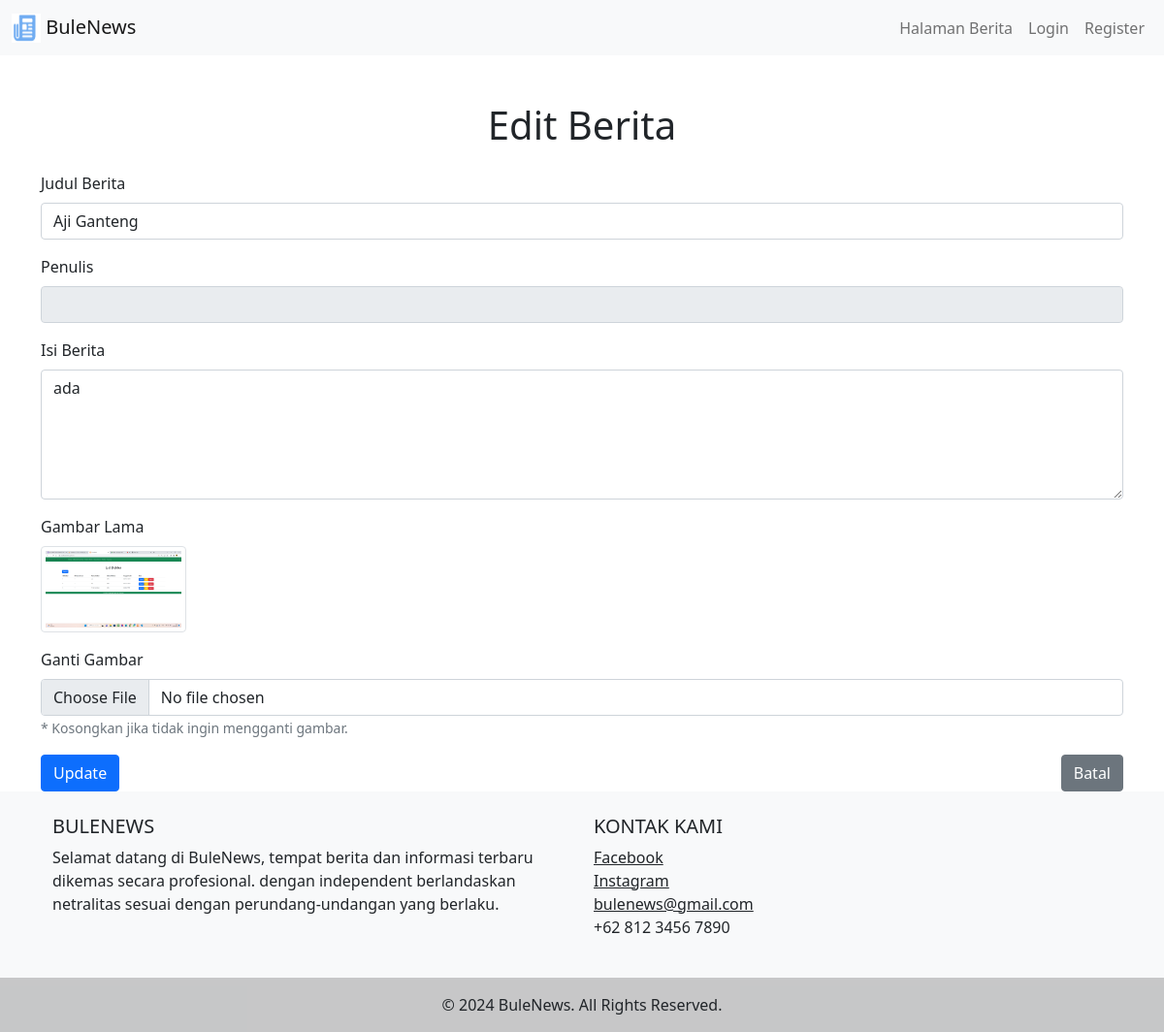
The page /edit_berita.php?kdberita=7 on the database its author committed.
### tables this page shows
CREATE TABLE `tbberita` (
  `nomor` int NOT NULL,
  `judul` varchar(255) NOT NULL,
  `isiberita` text NOT NULL,
  `gambar` varchar(100) DEFAULT NULL,
  `id_pengguna` int NOT NULL,
  `tanggal_dibuat` datetime DEFAULT CURRENT_TIMESTAMP,
  `penulis` varchar(100) NOT NULL
);

### edit_berita.php (the view, shortened to what this page needs)
<?php
include "layout/navbar.php";
include "koneksi.php";
$id = $_GET['kdberita'];
$edit=mysqli_query($koneksi,"select * from tbberita where nomor='$id'");
$r=mysqli_fetch_array($edit);
?>
<div class="container mt-5">
    <h1 class="text-center mb-4">Edit Berita</h1>
    <form method="post" action="update_berita.php" enctype="multipart/form-data">
        <div class="mb-3">
            <label for="judul" class="form-label">Judul Berita</label>
            <input type="text" name="judul" id="judul" class="form-control" value="<?php echo $r['judul']; ?>" required>
        </div>
        <div class="mb-3">
            <label for="penulis" class="form-label">Penulis</label>
            <input type="text" name="penulis" id="penulis" class="form-control" value=" <?php echo htmlspecialchars($_SESSION['nama_pengguna']); ?>" readonly>
        </div>
        <div class="mb-3">
            <label for="isiberita" class="form-label">Isi Berita</label>
            <textarea name="isiberita" id="isiberita" rows="5" class="form-control" required><?php echo $r['isiberita']; ?></textarea>
        </div>
        <div class="mb-3">
            <label class="form-label">Gambar Lama</label><br>
            <img src="foto_berita/<?php echo $r['gambar']; ?>" alt="Gambar Berita" class="img-thumbnail" width="150">
        </div>
        <div class="mb-3">
            <label for="fupload" class="form-label">Ganti Gambar</label>
            <input type="file" name="fupload" id="fupload" class="form-control">
            <small class="text-muted">* Kosongkan jika tidak ingin mengganti gambar.</small>
        </div>
        <div class="d-flex justify-content-between">
            <button type="submit" class="btn btn-primary">Update</button>
            <button type="button" class="btn btn-secondary" onclick="history.back()">Batal</button>
        </div>
    </form>
</div>
<?php include "layout/footer.php"; ?>

### rows shown on the page
tbberita: judul "Aji Ganteng", isiberita "ada", gambar (picture)
